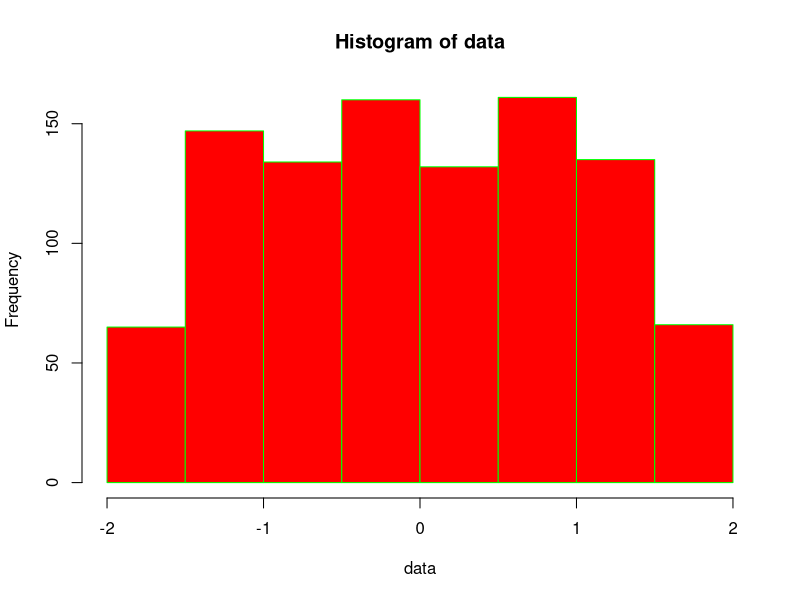

Generate this figure with R: (Note: this script raises an error after producing the figure.)
## ---- chunk 1
read.table
## ---- chunk 2
mean
## ---- chunk 3
library(dplyr)
## ---- chunk 4
arrange
## ---- chunk 5
library(pwr)
## ---- chunk 6
pwr.t.test 
## ---- chunk 7
library(pwr)
## ---- chunk 8
pwr.t.test 
## ---- chunk 9
# Create a dummy dataset of 1000 observations of 10 variables
data1 <- data.frame(replicate(10,sample(0:100,1000,rep=TRUE)))
summary(data1)
## ---- chunk 10
z_score <- function(x) {
    zscore <- (x - mean(x)) / sd(x)
    zscore
}
data1[] <- lapply(data1, z_score)
## ---- chunk 11
# generic function
add_numbers <- function(x, y) {
	result <- x + y
	result
}
## ---- chunk 12
add_numbers(2, 6)
## ---- chunk 13
add_numbers(y = 2, x = 6)
## ---- chunk 14
z_score <- function(x) {
	zscore <- (x - mean(x)) / sd(x)
	zscore 
}
## ---- chunk 15
z_score <- function(x,missing=TRUE) {
	zscore <- (x - mean(x, na.rm=missing)) / sd(x, na.rm=missing)
	zscore 
}
## ---- chunk 16
df <- data.frame(A = 1:10, B = 11:20, c = 21:30)
df <- as.data.frame(lapply(df, function(cc) cc[ sample(c(TRUE, NA), 
                                                       prob = c(0.85, 0.15), 
                                                       size = length(cc), 
                                                       replace = TRUE) ]))
z_score <- function(x,missing=TRUE) {
    zscore <- (x - mean(x, na.rm=missing)) / sd(x, na.rm=missing)
}
df1 <- apply(df, 2, z_score)
## ---- chunk 17
make_histogram <- function(data, color, ...) { 
	hist(data, col=color, ...)
}
make_histogram(data1[,1], "red", breaks=10, border = "green")
## ---- chunk 18
add_numbers <- function(x, y) {
	result <- x + y
}
add_numbers(2,6)
## ---- chunk 19
add_numbers <- function(x, y) {
	x + y
}
add_numbers(2,6)
## ---- chunk 20
add_numbers <- function(x, y) {
	result <- x + y
	result
}
add_numbers(2,6)
## ---- chunk 21
add_numbers <- function(x, y) {
	result <- x + y
	return(result)
}
add_numbers(2,6)
## ---- chunk 22
y <- 400
add_squared_numbers <- function(x) {
    z <- x * x
    a <- y * y
    z + a
}

add_squared_numbers(6)
print(c(z, a))
## ---- chunk 23
y <- 400
add_squared_numbers <- function(x) {
    z <- x * x
    a <- y * y
    print(c(z, a))
    z + a
}

add_squared_numbers(6)
## ---- chunk 24
height = 88
weight = 123
bmi_calc( values = "metric")
## ---- chunk 25
y <- 400
add_squared_numbers <- function(x) {
    z <- x * x
    a <- y * y
    print(c(z, a))
    z + a
}

add_squared_numbers(6)
## ---- chunk 26
(function(x,y) x + y)(2,6)
## ---- chunk 27
apply(mtcars, 2, function(x) length(unique(x)))
## ---- chunk 28
apply(mtcars, 2, (function(x) length(unique(x))))
## ---- chunk 29
apply(iris[,1:4], 2, function(x) length(x[x>7]))

apply(iris[,1:4], 2, function(x) mean(x[x>0]))
## ---- chunk 30
# Create a dummy dataset of 1000 observations of 10 variables
data1 <- data.frame(replicate(10,sample(0:100,1000,rep=TRUE)))

z_score <- function(x) {
	zscore <- (x - mean(x)) / sd(x)
	zscore
}

data2 <- apply(data1, 2, z_score)
## ---- chunk 31
add_squared_numbers <- function(x,y) {
    if (is.numeric(x) == FALSE | is.numeric(y) == FALSE) {
        stop("'x' and 'y' must be numbers", call.=FALSE)
    }
    z <- x * x
    a <- y * y
    z + a
}
add_squared_numbers("dog" ,10)
## ---- chunk 32
add_squared_numbers <- function(x,y) {
    stopifnot(is.numeric(x)  & is.numeric(y))
    z <- x * x
    a <- y * y
    z + a
}
add_squared_numbers("6",10)
## ---- chunk 33
add_squared_numbers <- function(x,y) {
    stopifnot(is.numeric(x)  & is.numeric(y))
    z <- x * x
    a <- y * y
    z + a
}
try(add_squared_numbers("6",10))
